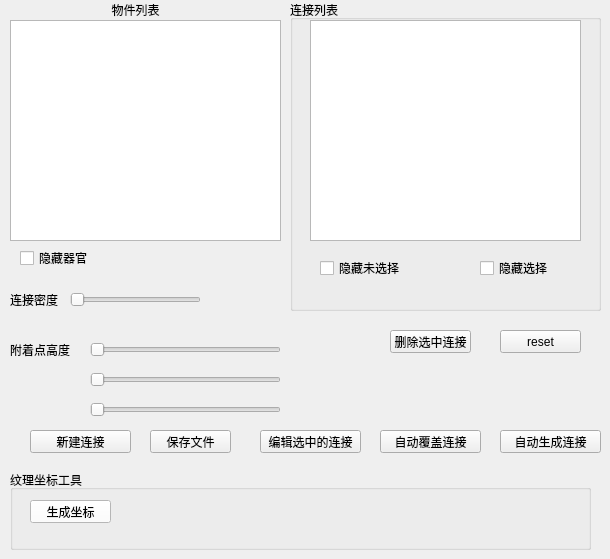
   <widget class="QWidget" name="tab">
    <attribute name="title">
     <string>Tab 1</string>
    </attribute>
    <widget class="QCheckBox" name="cboxhidunsel_2">
     <property name="geometry">
      <rect>
       <x>20</x>
       <y>250</y>
       <width>91</width>
       <height>16</height>
      </rect>
     </property>
     <property name="text">
      <string>隐藏器官</string>
     </property>
    </widget>
    <widget class="QSlider" name="adhheightsliderb">
     <property name="geometry">
      <rect>
       <x>90</x>
       <y>400</y>
       <width>191</width>
       <height>19</height>
      </rect>
     </property>
     <property name="orientation">
      <enum>Qt::Horizontal</enum>
     </property>
    </widget>
    <widget class="QPushButton" name="reset">
     <property name="geometry">
      <rect>
       <x>500</x>
       <y>330</y>
       <width>81</width>
       <height>23</height>
      </rect>
     </property>
     <property name="text">
      <string>reset</string>
     </property>
    </widget>
    <widget class="QSlider" name="adhheightslidera">
     <property name="geometry">
      <rect>
       <x>90</x>
       <y>370</y>
       <width>191</width>
       <height>19</height>
      </rect>
     </property>
     <property name="orientation">
      <enum>Qt::Horizontal</enum>
     </property>
    </widget>
    <widget class="QPushButton" name="saveButton">
     <property name="geometry">
      <rect>
       <x>30</x>
       <y>430</y>
       <width>101</width>
       <height>23</height>
      </rect>
     </property>
     <property name="text">
      <string>新建连接</string>
     </property>
    </widget>
    <widget class="QLabel" name="label_2">
     <property name="geometry">
      <rect>
       <x>10</x>
       <y>290</y>
       <width>51</width>
       <height>20</height>
      </rect>
     </property>
     <property name="text">
      <string>连接密度</string>
     </property>
    </widget>
    <widget class="QPushButton" name="editselconnectbt">
     <property name="geometry">
      <rect>
       <x>260</x>
       <y>430</y>
       <width>101</width>
       <height>23</height>
      </rect>
     </property>
     <property name="text">
      <string>编辑选中的连接</string>
     </property>
    </widget>
    <widget class="QGroupBox" name="groupBox">
     <property name="geometry">
      <rect>
       <x>290</x>
       <y>0</y>
       <width>311</width>
       <height>311</height>
      </rect>
     </property>
     <property name="title">
      <string>连接列表</string>
     </property>
     <widget class="QListView" name="connectlist">
      <property name="geometry">
       <rect>
        <x>20</x>
        <y>20</y>
        <width>271</width>
        <height>221</height>
       </rect>
      </property>
     </widget>
     <widget class="QCheckBox" name="cboxhidunsel">
      <property name="geometry">
       <rect>
        <x>30</x>
        <y>260</y>
        <width>91</width>
        <height>16</height>
       </rect>
      </property>
      <property name="text">
       <string>隐藏未选择</string>
      </property>
     </widget>
     <widget class="QCheckBox" name="cboxhidsel">
      <property name="geometry">
       <rect>
        <x>190</x>
        <y>260</y>
        <width>91</width>
        <height>16</height>
       </rect>
      </property>
      <property name="text">
       <string>隐藏选择</string>
      </property>
     </widget>
    </widget>
    <widget class="QGroupBox" name="groupBox_2">
     <property name="geometry">
      <rect>
       <x>10</x>
       <y>470</y>
       <width>581</width>
       <height>80</height>
      </rect>
     </property>
     <property name="palette">
      <palette>
       <active>
        <colorrole role="WindowText">
         <brush brushstyle="SolidPattern">
          <color alpha="255">
           <red>0</red>
           <green>0</green>
           <blue>0</blue>
          </color>
         </brush>
        </colorrole>
        <colorrole role="Button">
         <brush brushstyle="SolidPattern">
          <color alpha="255">
           <red>255</red>
           <green>255</green>
           <blue>255</blue>
          </color>
         </brush>
        </colorrole>
        <colorrole role="Light">
         <brush brushstyle="SolidPattern">
          <color alpha="255">
           <red>255</red>
           <green>255</green>
           <blue>255</blue>
          </color>
         </brush>
        </colorrole>
        <colorrole role="Midlight">
         <brush brushstyle="SolidPattern">
          <color alpha="255">
           <red>255</red>
           <green>255</green>
           <blue>255</blue>
          </color>
         </brush>
        </colorrole>
        <colorrole role="Dark">
         <brush brushstyle="SolidPattern">
          <color alpha="255">
           <red>127</red>
           <green>127</green>
           <blue>127</blue>
          </color>
         </brush>
        </colorrole>
        <colorrole role="Mid">
         <brush brushstyle="SolidPattern">
          <color alpha="255">
           <red>170</red>
           <green>170</green>
           <blue>170</blue>
          </color>
         </brush>
        </colorrole>
        <colorrole role="Text">
         <brush brushstyle="SolidPattern">
          <color alpha="255">
           <red>0</red>
           <green>0</green>
           <blue>0</blue>
          </color>
         </brush>
        </colorrole>
        <colorrole role="BrightText">
         <brush brushstyle="SolidPattern">
          <color alpha="255">
           <red>255</red>
           <green>255</green>
           <blue>255</blue>
          </color>
         </brush>
        </colorrole>
        <colorrole role="ButtonText">
         <brush brushstyle="SolidPattern">
          <color alpha="255">
           <red>0</red>
           <green>0</green>
           <blue>0</blue>
          </color>
         </brush>
        </colorrole>
        <colorrole role="Base">
         <brush brushstyle="SolidPattern">
          <color alpha="255">
           <red>255</red>
           <green>255</green>
           <blue>255</blue>
          </color>
         </brush>
        </colorrole>
        <colorrole role="Window">
         <brush brushstyle="SolidPattern">
          <color alpha="255">
           <red>255</red>
           <green>255</green>
           <blue>255</blue>
          </color>
         </brush>
        </colorrole>
        <colorrole role="Shadow">
         <brush brushstyle="SolidPattern">
          <color alpha="255">
           <red>0</red>
           <green>0</green>
           <blue>0</blue>
          </color>
         </brush>
        </colorrole>
        <colorrole role="AlternateBase">
         <brush brushstyle="SolidPattern">
          <color alpha="255">
           <red>255</red>
           <green>255</green>
           <blue>255</blue>
          </color>
         </brush>
        </colorrole>
        <colorrole role="ToolTipBase">
         <brush brushstyle="SolidPattern">
          <color alpha="255">
           <red>255</red>
           <green>255</green>
           <blue>220</blue>
          </color>
         </brush>
        </colorrole>
        <colorrole role="ToolTipText">
         <brush brushstyle="SolidPattern">
          <color alpha="255">
           <red>0</red>
           <green>0</green>
           <blue>0</blue>
          </color>
         </brush>
        </colorrole>
       </active>
       <inactive>
        <colorrole role="WindowText">
         <brush brushstyle="SolidPattern">
          <color alpha="255">
           <red>0</red>
           <green>0</green>
           <blue>0</blue>
          </color>
         </brush>
        </colorrole>
        <colorrole role="Button">
         <brush brushstyle="SolidPattern">
          <color alpha="255">
           <red>255</red>
           <green>255</green>
           <blue>255</blue>
          </color>
         </brush>
        </colorrole>
        <colorrole role="Light">
         <brush brushstyle="SolidPattern">
          <color alpha="255">
           <red>255</red>
           <green>255</green>
           <blue>255</blue>
          </color>
         </brush>
        </colorrole>
        <colorrole role="Midlight">
         <brush brushstyle="SolidPattern">
          <color alpha="255">
           <red>255</red>
           <green>255</green>
           <blue>255</blue>
          </color>
         </brush>
        </colorrole>
        <colorrole role="Dark">
         <brush brushstyle="SolidPattern">
          <color alpha="255">
           <red>127</red>
           <green>127</green>
           <blue>127</blue>
          </color>
         </brush>
        </colorrole>
        <colorrole role="Mid">
         <brush brushstyle="SolidPattern">
          <color alpha="255">
           <red>170</red>
           <green>170</green>
           <blue>170</blue>
          </color>
         </brush>
        </colorrole>
        <colorrole role="Text">
         <brush brushstyle="SolidPattern">
          <color alpha="255">
           <red>0</red>
           <green>0</green>
           <blue>0</blue>
          </color>
         </brush>
        </colorrole>
        <colorrole role="BrightText">
         <brush brushstyle="SolidPattern">
          <color alpha="255">
           <red>255</red>
           <green>255</green>
           <blue>255</blue>
          </color>
         </brush>
        </colorrole>
        <colorrole role="ButtonText">
         <brush brushstyle="SolidPattern">
          <color alpha="255">
           <red>0</red>
           <green>0</green>
           <blue>0</blue>
          </color>
         </brush>
        </colorrole>
        <colorrole role="Base">
         <brush brushstyle="SolidPattern">
          <color alpha="255">
           <red>255</red>
           <green>255</green>
           <blue>255</blue>
          </color>
         </brush>
        </colorrole>
        <colorrole role="Window">
         <brush brushstyle="SolidPattern">
          <color alpha="255">
           <red>255</red>
           <green>255</green>
           <blue>255</blue>
          </color>
         </brush>
        </colorrole>
        <colorrole role="Shadow">
         <brush brushstyle="SolidPattern">
          <color alpha="255">
           <red>0</red>
           <green>0</green>
           <blue>0</blue>
          </color>
         </brush>
        </colorrole>
        <colorrole role="AlternateBase">
         <brush brushstyle="SolidPattern">
          <color alpha="255">
           <red>255</red>
           <green>255</green>
           <blue>255</blue>
          </color>
         </brush>
        </colorrole>
        <colorrole role="ToolTipBase">
         <brush brushstyle="SolidPattern">
          <color alpha="255">
           <red>255</red>
           <green>255</green>
           <blue>220</blue>
          </color>
         </brush>
        </colorrole>
        <colorrole role="ToolTipText">
         <brush brushstyle="SolidPattern">
          <color alpha="255">
           <red>0</red>
           <green>0</green>
           <blue>0</blue>
          </color>
         </brush>
        </colorrole>
       </inactive>
       <disabled>
        <colorrole role="WindowText">
         <brush brushstyle="SolidPattern">
          <color alpha="255">
           <red>127</red>
           <green>127</green>
           <blue>127</blue>
          </color>
         </brush>
        </colorrole>
        <colorrole role="Button">
         <brush brushstyle="SolidPattern">
          <color alpha="255">
           <red>255</red>
           <green>255</green>
           <blue>255</blue>
          </color>
         </brush>
        </colorrole>
        <colorrole role="Light">
         <brush brushstyle="SolidPattern">
          <color alpha="255">
           <red>255</red>
           <green>255</green>
           <blue>255</blue>
          </color>
         </brush>
        </colorrole>
        <colorrole role="Midlight">
         <brush brushstyle="SolidPattern">
          <color alpha="255">
           <red>255</red>
           <green>255</green>
           <blue>255</blue>
          </color>
         </brush>
        </colorrole>
        <colorrole role="Dark">
         <brush brushstyle="SolidPattern">
          <color alpha="255">
           <red>127</red>
           <green>127</green>
           <blue>127</blue>
          </color>
         </brush>
        </colorrole>
        <colorrole role="Mid">
         <brush brushstyle="SolidPattern">
          <color alpha="255">
           <red>170</red>
           <green>170</green>
           <blue>170</blue>
          </color>
         </brush>
        </colorrole>
        <colorrole role="Text">
         <brush brushstyle="SolidPattern">
          <color alpha="255">
           <red>127</red>
           <green>127</green>
           <blue>127</blue>
          </color>
         </brush>
        </colorrole>
        <colorrole role="BrightText">
         <brush brushstyle="SolidPattern">
          <color alpha="255">
           <red>255</red>
           <green>255</green>
           <blue>255</blue>
          </color>
         </brush>
        </colorrole>
        <colorrole role="ButtonText">
         <brush brushstyle="SolidPattern">
          <color alpha="255">
           <red>127</red>
           <green>127</green>
           <blue>127</blue>
          </color>
         </brush>
        </colorrole>
        <colorrole role="Base">
         <brush brushstyle="SolidPattern">
          <color alpha="255">
           <red>255</red>
           <green>255</green>
           <blue>255</blue>
          </color>
         </brush>
        </colorrole>
        <colorrole role="Window">
         <brush brushstyle="SolidPattern">
          <color alpha="255">
           <red>255</red>
           <green>255</green>
           <blue>255</blue>
          </color>
         </brush>
        </colorrole>
        <colorrole role="Shadow">
         <brush brushstyle="SolidPattern">
          <color alpha="255">
           <red>0</red>
           <green>0</green>
           <blue>0</blue>
          </color>
         </brush>
        </colorrole>
        <colorrole role="AlternateBase">
         <brush brushstyle="SolidPattern">
          <color alpha="255">
           <red>255</red>
           <green>255</green>
           <blue>255</blue>
          </color>
         </brush>
        </colorrole>
        <colorrole role="ToolTipBase">
         <brush brushstyle="SolidPattern">
          <color alpha="255">
           <red>255</red>
           <green>255</green>
           <blue>220</blue>
          </color>
         </brush>
        </colorrole>
        <colorrole role="ToolTipText">
         <brush brushstyle="SolidPattern">
          <color alpha="255">
           <red>0</red>
           <green>0</green>
           <blue>0</blue>
          </color>
         </brush>
        </colorrole>
       </disabled>
      </palette>
     </property>
     <property name="title">
      <string>纹理坐标工具</string>
     </property>
     <widget class="QPushButton" name="savetofiletexmap">
      <property name="geometry">
       <rect>
        <x>20</x>
        <y>30</y>
        <width>81</width>
        <height>23</height>
       </rect>
      </property>
      <property name="text">
       <string>生成坐标</string>
      </property>
     </widget>
    </widget>
    <widget class="QSlider" name="putdensityslider">
     <property name="geometry">
      <rect>
       <x>70</x>
       <y>290</y>
       <width>131</width>
       <height>19</height>
      </rect>
     </property>
     <property name="orientation">
      <enum>Qt::Horizontal</enum>
     </property>
    </widget>
    <widget class="QPushButton" name="delselconnect">
     <property name="geometry">
      <rect>
       <x>390</x>
       <y>330</y>
       <width>81</width>
       <height>23</height>
      </rect>
     </property>
     <property name="text">
      <string>删除选中连接</string>
     </property>
    </widget>
    <widget class="QPushButton" name="saveveinconnect">
     <property name="geometry">
      <rect>
       <x>150</x>
       <y>430</y>
       <width>81</width>
       <height>23</height>
      </rect>
     </property>
     <property name="text">
      <string>保存文件</string>
     </property>
    </widget>
    <widget class="QLabel" name="label_3">
     <property name="geometry">
      <rect>
       <x>10</x>
       <y>340</y>
       <width>71</width>
       <height>20</height>
      </rect>
     </property>
     <property name="text">
      <string>附着点高度</string>
     </property>
    </widget>
    <widget class="QListView" name="objectlist">
     <property name="geometry">
      <rect>
       <x>10</x>
       <y>20</y>
       <width>271</width>
       <height>221</height>
      </rect>
     </property>
    </widget>
    <widget class="QSlider" name="adhheightslider">
     <property name="geometry">
      <rect>
       <x>90</x>
       <y>340</y>
       <width>191</width>
       <height>19</height>
      </rect>
     </property>
     <property name="orientation">
      <enum>Qt::Horizontal</enum>
     </property>
    </widget>
    <widget class="QLabel" name="label">
     <property name="geometry">
      <rect>
       <x>50</x>
       <y>0</y>
       <width>171</width>
       <height>20</height>
      </rect>
     </property>
     <property name="text">
      <string>物件列表</string>
     </property>
     <property name="alignment">
      <set>Qt::AlignCenter</set>
     </property>
    </widget>
    <widget class="QPushButton" name="autobuildconnect">
     <property name="geometry">
      <rect>
       <x>380</x>
       <y>430</y>
       <width>101</width>
       <height>23</height>
      </rect>
     </property>
     <property name="text">
      <string>自动覆盖连接</string>
     </property>
    </widget>
    <widget class="QPushButton" name="AutoGenConnect">
     <property name="geometry">
      <rect>
       <x>500</x>
       <y>430</y>
       <width>101</width>
       <height>23</height>
      </rect>
     </property>
     <property name="text">
      <string>自动生成连接</string>
     </property>
    </widget>
   </widget>
